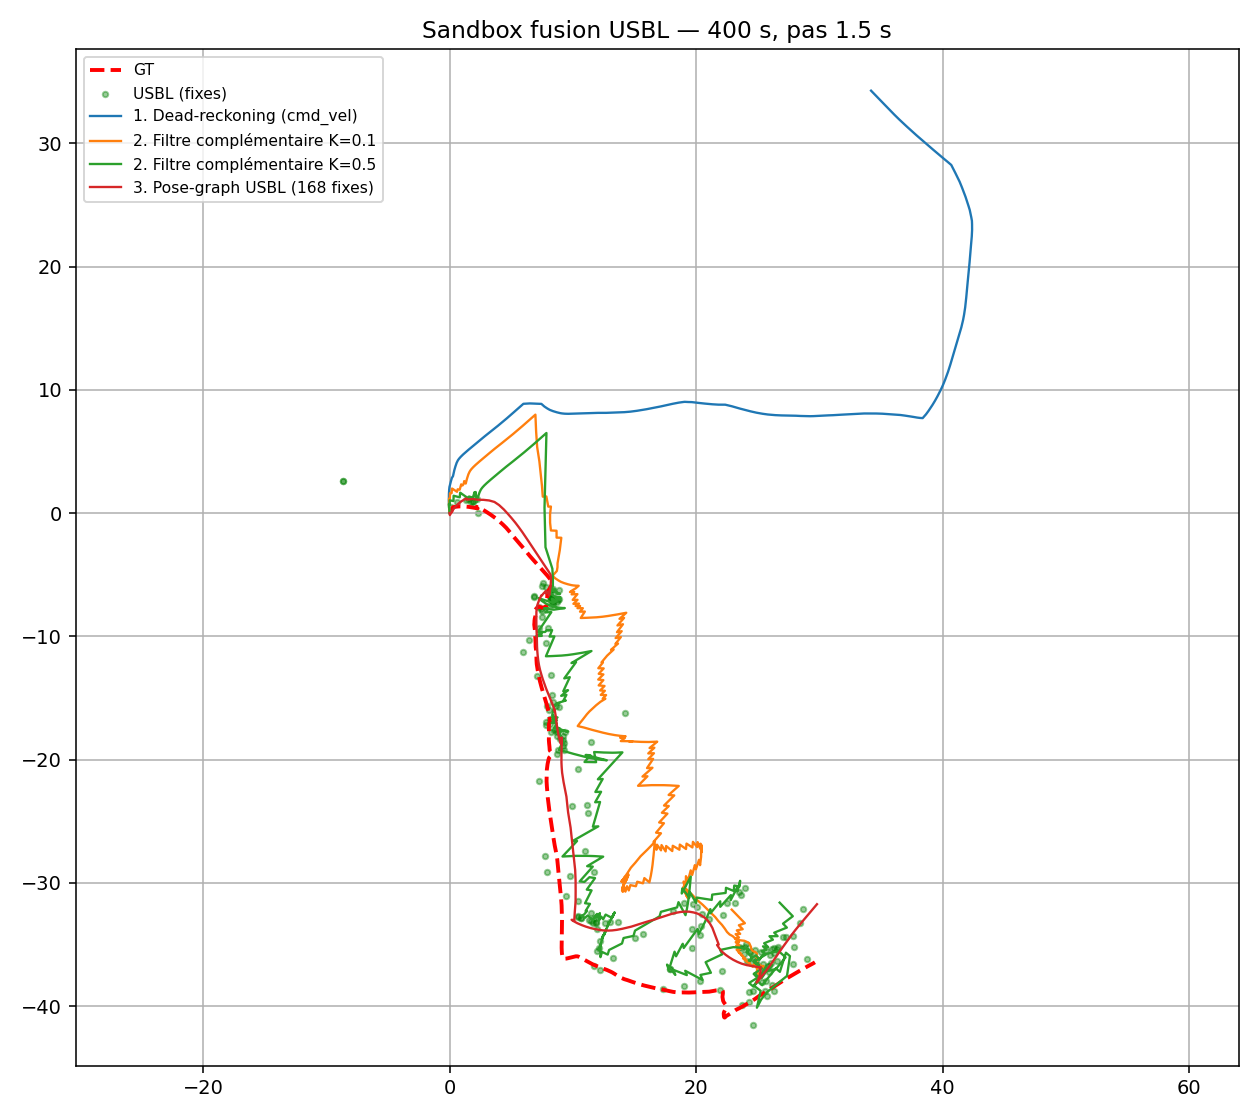

Recreate this plot in Python.
#!/usr/bin/env python3
"""Mini-bac à sable HORS-LIGNE pour pré-évaluer la fusion USBL — SANS le SLAM.

But : décider si l'USBL peut améliorer l'odométrie cmd_vel AVANT de toucher au
back-end. On lit les premières secondes du bag (cmd_vel, usbl_point, pose_gt),
on reconstruit l'odométrie, et on compare 3 fusions sur LES MÊMES données :

  1. Dead-reckoning seul (cmd_vel intégré)        → référence, lisse mais dérive
  2. Filtre complémentaire (correction par à-coups) → ce qui zigzague
  3. Pose-graph (USBL = facteurs + moindres carrés) → ce que ferait gtsam

Métriques : ATE (RMSE brut vs GT, repère commun seedé à t=0) et RATIO DE TRAJET
(longueur estimée / longueur GT) = indicateur de zigzag (1.0 = lisse).

La GT (/pose_gt) ne sert QU'À mesurer l'erreur (jamais à la fusion, sauf seed t=0).

Usage :
    python3 usbl_sim.py [duree_s] [pas_noeud_s]
    DURATION=400 NODE_DT=1.5 python3 usbl_sim.py
"""
import os
import sys
import math
import numpy as np
from scipy.optimize import least_squares

BAG = os.environ.get("BAG_PATH", os.path.join(os.path.dirname(os.path.abspath(__file__)),
                                              "ARACATI_2017_8bits_full.bag"))
DURATION = float(os.environ.get("DURATION", sys.argv[1] if len(sys.argv) > 1 else 400))
NODE_DT  = float(os.environ.get("NODE_DT",  sys.argv[2] if len(sys.argv) > 2 else 1.5))
USBL_MAX_SPEED = 3.0   # m/s, gate outliers acoustiques (sauts ~73 m)
SIG_ODOM_T = 0.10      # sigma (m) sur la translation relative cmd_vel par pas
SIG_ODOM_R = 0.05      # sigma (rad) sur la rotation relative
SIG_USBL   = 1.4       # sigma (m) d'un fix USBL (mesuré : médiane 1.4 m vs GT)


def wrap(a):
    return (a + math.pi) % (2 * math.pi) - math.pi


def lire_bag():
    """Renvoie cmd[(t,vx,wz)], usbl[(t,x,y)], gt[(t,x,y,yaw)] sur les DURATION 1ères s."""
    from rosbags.rosbag1 import Reader
    from rosbags.typesys import Stores, get_typestore
    ts = get_typestore(Stores.ROS1_NOETIC)
    cmd, usbl, gt = [], [], []
    with Reader(BAG) as r:
        t0 = None
        for c, _, raw in r.messages():
            if c.topic not in ("/cmd_vel", "/usbl_point", "/pose_gt"):
                continue
            m = ts.deserialize_ros1(raw, c.msgtype)
            t = m.header.stamp.sec + m.header.stamp.nanosec * 1e-9
            if t0 is None:
                t0 = t
            if t - t0 > DURATION:
                break
            if c.topic == "/cmd_vel":
                cmd.append((t, m.twist.linear.x, m.twist.angular.z))
            elif c.topic == "/usbl_point":
                usbl.append((t, m.point.x, m.point.y))
            else:
                q = m.pose.orientation
                yaw = math.atan2(2 * (q.w * q.z + q.x * q.y), 1 - 2 * (q.y * q.y + q.z * q.z))
                gt.append((t, m.pose.position.x, m.pose.position.y, yaw))
    return sorted(cmd), sorted(usbl), sorted(gt, key=lambda g: g[0])


def dead_reckoning(cmd, seed):
    """Intègre cmd_vel (unicycle) depuis la pose seed (x,y,yaw). Renvoie poses (t,x,y,th)."""
    x, y, th = seed
    last = None
    out = []
    for t, vx, wz in cmd:
        if last is None:
            last = t
            out.append((t, x, y, th)); continue
        dt = t - last; last = t
        if dt <= 0:
            out.append((t, x, y, th)); continue
        x += vx * math.cos(th) * dt
        y += vx * math.sin(th) * dt
        th += wz * dt
        out.append((t, x, y, th))
    return np.array(out)


def filtre_complementaire(cmd, usbl, seed, K):
    """Dead-reckoning + correction position par à-coups à chaque fix USBL (gate vitesse)."""
    x, y, th = seed
    last = None; lu = None; ui = 0
    out = []
    for t, vx, wz in cmd:
        if last is None:
            last = t
        dt = t - last; last = t
        if dt > 0:
            x += vx * math.cos(th) * dt; y += vx * math.sin(th) * dt; th += wz * dt
        while ui < len(usbl) and usbl[ui][0] <= t:
            ut, ux, uy = usbl[ui]; ui += 1
            if lu is not None:
                pt, px, py = lu; ddt = ut - pt
                if ddt > 0 and math.hypot(ux - px, uy - py) / ddt > USBL_MAX_SPEED:
                    continue
            lu = (ut, ux, uy)
            x += K * (ux - x); y += K * (uy - y)
        out.append((t, x, y, th))
    return np.array(out)


def gate_usbl(usbl):
    """Rejette les outliers par vitesse vs dernier fix accepté."""
    keep = []; lu = None
    for ut, ux, uy in usbl:
        if lu is not None:
            pt, px, py = lu; ddt = ut - pt
            if ddt > 0 and math.hypot(ux - px, uy - py) / ddt > USBL_MAX_SPEED:
                continue
        lu = (ut, ux, uy); keep.append((ut, ux, uy))
    return keep


def pose_graph(cmd, usbl, seed, dr):
    """Optimisation moindres carrés (= ce que ferait gtsam) :
      - facteurs ODOMÉTRIE : mouvement relatif cmd_vel entre nœuds consécutifs
      - facteurs USBL      : prior de position absolue (robuste) sur le nœud le plus proche
      - ancre : prior fort sur le nœud 0 (seed GT)
    État optimisé : (x,y,th) par nœud. Init = dead-reckoning. Renvoie poses (t,x,y,th)."""
    # nœuds sous-échantillonnés à NODE_DT
    t_nodes = np.arange(dr[0, 0], dr[-1, 0], NODE_DT)
    idx = np.searchsorted(dr[:, 0], t_nodes)
    idx = np.clip(idx, 0, len(dr) - 1)
    P0 = dr[idx]                      # (N,4) init dead-reckoning
    N = len(P0)
    tn = P0[:, 0]

    # mesures odométriques relatives (depuis le dead-reckoning) en repère corps du nœud i
    meas = []
    for i in range(N - 1):
        xi, yi, thi = P0[i, 1], P0[i, 2], P0[i, 3]
        dxw, dyw = P0[i + 1, 1] - xi, P0[i + 1, 2] - yi
        dxb = math.cos(thi) * dxw + math.sin(thi) * dyw
        dyb = -math.sin(thi) * dxw + math.cos(thi) * dyw
        meas.append((dxb, dyb, wrap(P0[i + 1, 3] - thi)))

    # association USBL → nœud le plus proche en temps
    usbl_k = gate_usbl(usbl)
    usbl_assoc = []
    for ut, ux, uy in usbl_k:
        j = int(np.argmin(np.abs(tn - ut)))
        if abs(tn[j] - ut) < NODE_DT:
            usbl_assoc.append((j, ux, uy))

    def residus(s):
        P = s.reshape(N, 3)
        r = []
        # ancre nœud 0 (seed) — prior fort
        r += [(P[0, 0] - seed[0]) / 0.01, (P[0, 1] - seed[1]) / 0.01, wrap(P[0, 2] - seed[2]) / 0.01]
        # odométrie
        for i, (mdx, mdy, mdth) in enumerate(meas):
            xi, yi, thi = P[i]
            dxw, dyw = P[i + 1, 0] - xi, P[i + 1, 1] - yi
            dxb = math.cos(thi) * dxw + math.sin(thi) * dyw
            dyb = -math.sin(thi) * dxw + math.cos(thi) * dyw
            r += [(dxb - mdx) / SIG_ODOM_T, (dyb - mdy) / SIG_ODOM_T,
                  wrap(P[i + 1, 2] - thi - mdth) / SIG_ODOM_R]
        # USBL (prior position)
        for j, ux, uy in usbl_assoc:
            r += [(P[j, 0] - ux) / SIG_USBL, (P[j, 1] - uy) / SIG_USBL]
        return r

    s0 = P0[:, 1:4].flatten()
    sol = least_squares(residus, s0, loss="soft_l1", f_scale=2.0, max_nfev=200)
    P = sol.x.reshape(N, 3)
    return np.column_stack([tn, P]), len(usbl_assoc)


def metrics(poses, gt):
    gt = np.array(gt)
    gx = np.interp(poses[:, 0], gt[:, 0], gt[:, 1])
    gy = np.interp(poses[:, 0], gt[:, 0], gt[:, 2])
    ate = math.sqrt(((poses[:, 1] - gx) ** 2 + (poses[:, 2] - gy) ** 2).mean())
    plen = np.hypot(np.diff(poses[:, 1]), np.diff(poses[:, 2])).sum()
    glen = np.hypot(np.diff(gx), np.diff(gy)).sum()
    return ate, plen / max(glen, 1e-9)


def main():
    print(f"Lecture du bag (premières {DURATION:.0f} s)…")
    cmd, usbl, gt = lire_bag()
    print(f"  cmd_vel={len(cmd)}  usbl={len(usbl)}  gt={len(gt)}")
    if not cmd or not gt:
        raise SystemExit("Données manquantes dans le bag.")
    seed = (gt[0][1], gt[0][2], gt[0][3])

    dr = dead_reckoning(cmd, seed)
    res = [("1. Dead-reckoning (cmd_vel)", dr)]
    res.append(("2. Filtre complémentaire K=0.1", filtre_complementaire(cmd, usbl, seed, 0.1)))
    res.append(("2. Filtre complémentaire K=0.5", filtre_complementaire(cmd, usbl, seed, 0.5)))
    pg, n_usbl = pose_graph(cmd, usbl, seed, dr)
    res.append((f"3. Pose-graph USBL ({n_usbl} fixes)", pg))

    print(f"\n{'Méthode':<34} {'ATE (m)':>9} {'ratio trajet':>13}")
    print("-" * 58)
    for name, poses in res:
        ate, ratio = metrics(poses, gt)
        flag = "  ← zigzag" if ratio > 1.4 else ("  ← lisse" if ratio < 1.15 else "")
        print(f"{name:<34} {ate:>9.2f} {ratio:>13.2f}{flag}")

    # plot optionnel
    try:
        import matplotlib
        matplotlib.use("Agg")
        import matplotlib.pyplot as plt
        gt = np.array(gt)
        fig, ax = plt.subplots(figsize=(9, 8))
        ax.plot(gt[:, 1], gt[:, 2], "r--", lw=2, label="GT")
        if len(usbl):
            u = np.array(usbl); ax.scatter(u[:, 1], u[:, 2], s=8, c="green", alpha=0.4, label="USBL (fixes)")
        for name, poses in res:
            ax.plot(poses[:, 1], poses[:, 2], lw=1.2, label=name)
        ax.axis("equal"); ax.grid(True); ax.legend(fontsize=8)
        ax.set_title(f"Sandbox fusion USBL — {DURATION:.0f} s, pas {NODE_DT} s")
        out = os.path.join(os.path.dirname(os.path.abspath(__file__)), "usbl_sim.png")
        plt.tight_layout(); plt.savefig(out, dpi=140)
        print(f"\nPlot : {out}")
    except ImportError:
        pass


if __name__ == "__main__":
    main()
